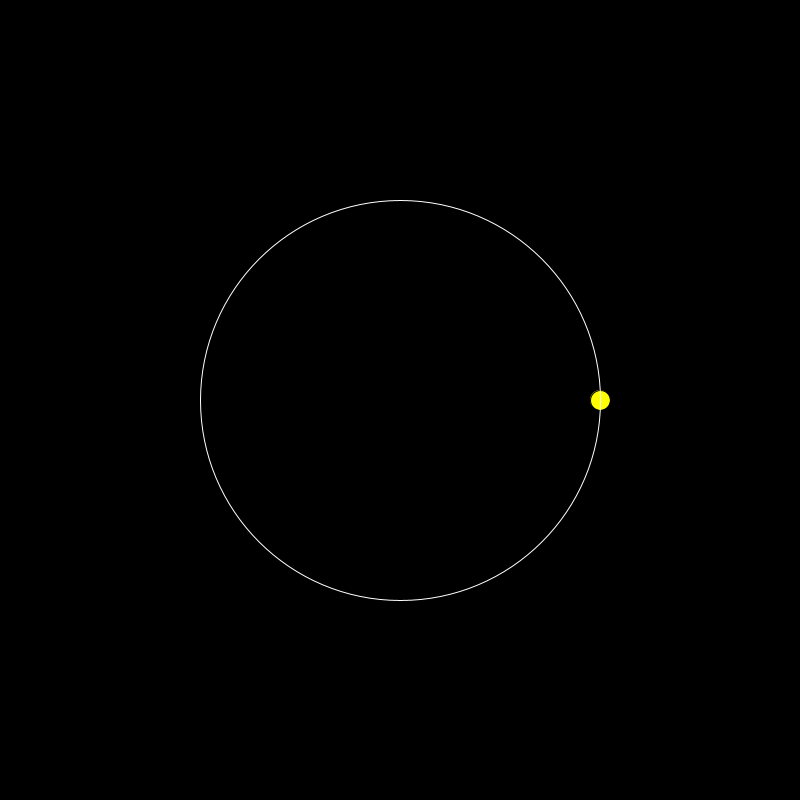
Frame 1 (no input)
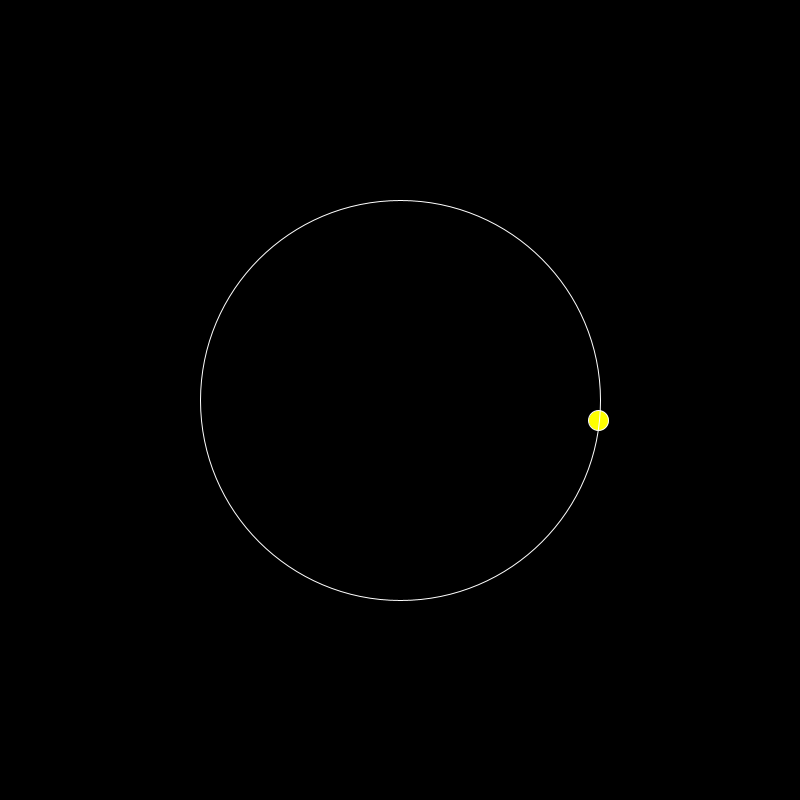
Frame 60 (the mouse pressed at the canvas centre just before this capture)
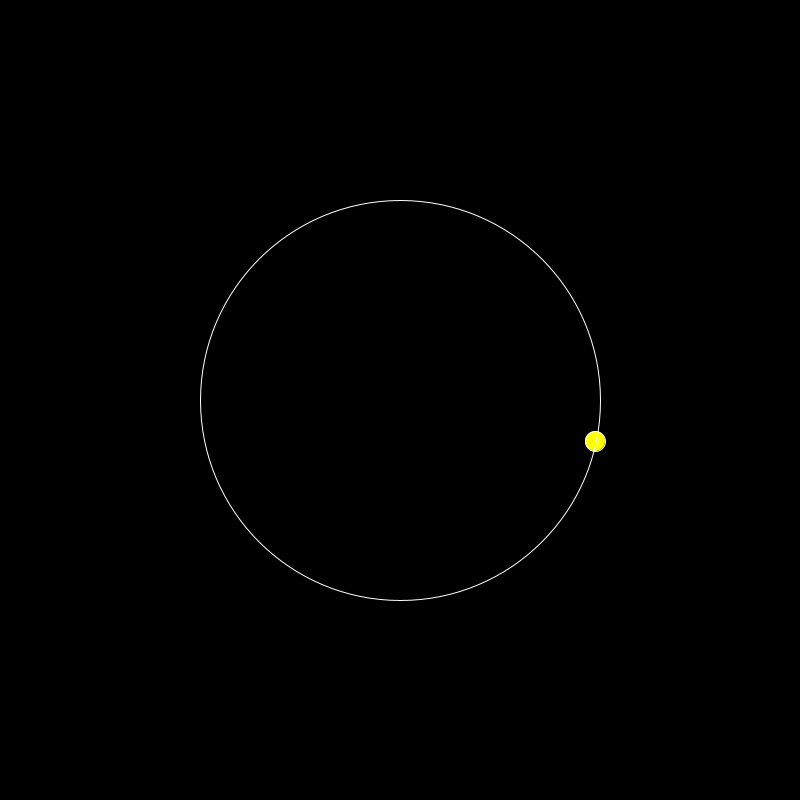
Frame 120 (the mouse held since frame 60 and released just before this capture)

The Processing sketch that drew these frames (run headless with seeded random() and noise(); from frame 60 on, the mouse is pressed at the canvas centre):

// Processing sketch: SunPath_241207a
// ── SunPath_241207a.pde
float sunX, sunY;
float angle = 0;
float declination;

void setup() {
  size(800, 800);
  background(0);
}

void draw() {
  background(0);
  
  // Calculate sun's position based on angle
  declination = sin(radians(angle)) * 23.44; // Earth's axial tilt
  sunX = width/2 + cos(radians(angle)) * 200 * cos(radians(declination));
  sunY = height/2 + sin(radians(angle)) * 200 * cos(radians(declination));
  
  // Draw the sun
  fill(255, 255, 0);
  ellipse(sunX, sunY, 20, 20);
  
  // Draw the analemma path (optional)
  stroke(255);
  noFill();
  ellipse(width/2, height/2, 400, 400);
  
  // Increment the angle
  angle += 0.1;
}
